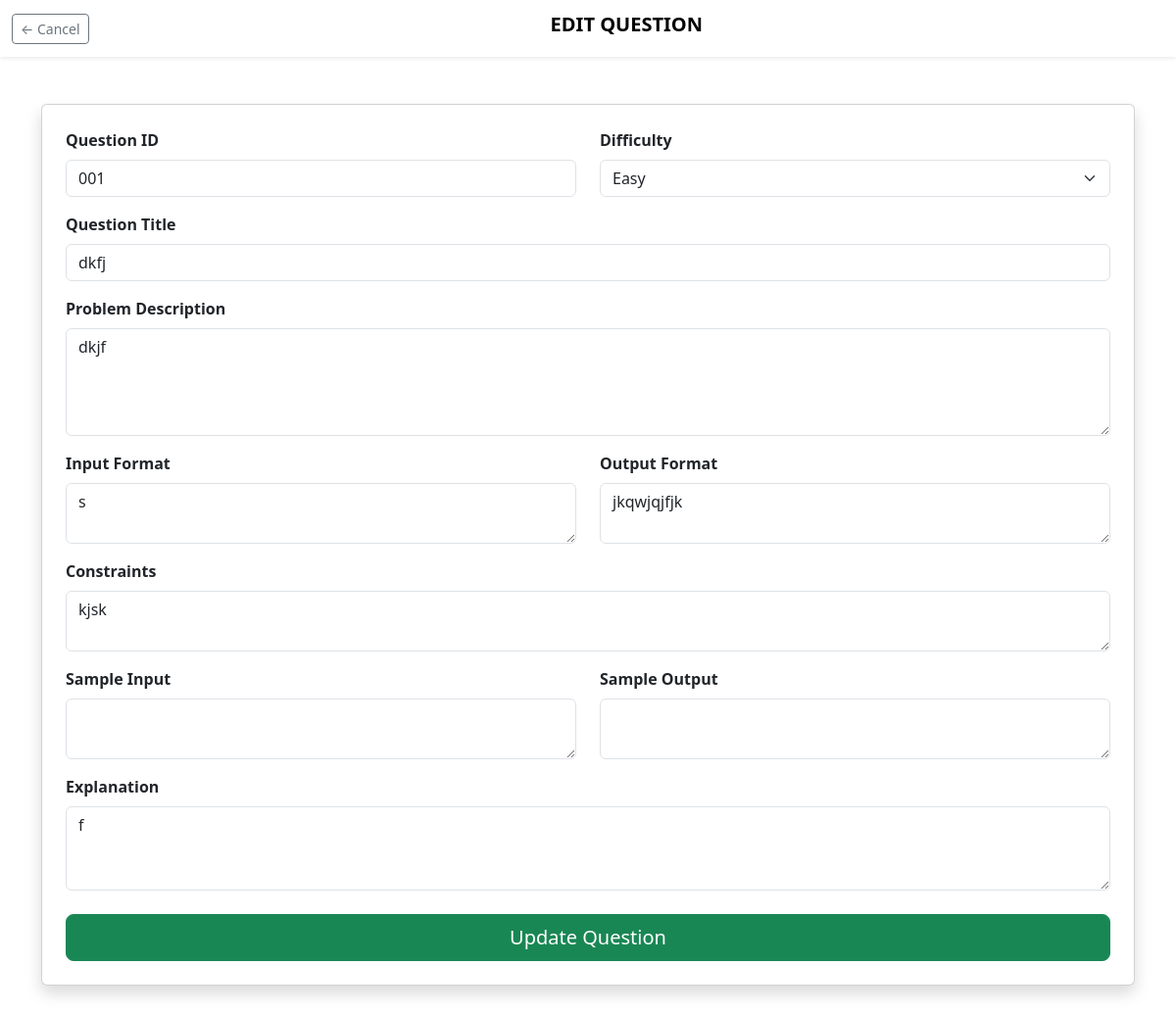
The page /admin/update/1 (signed in) on the database as committed earlier.
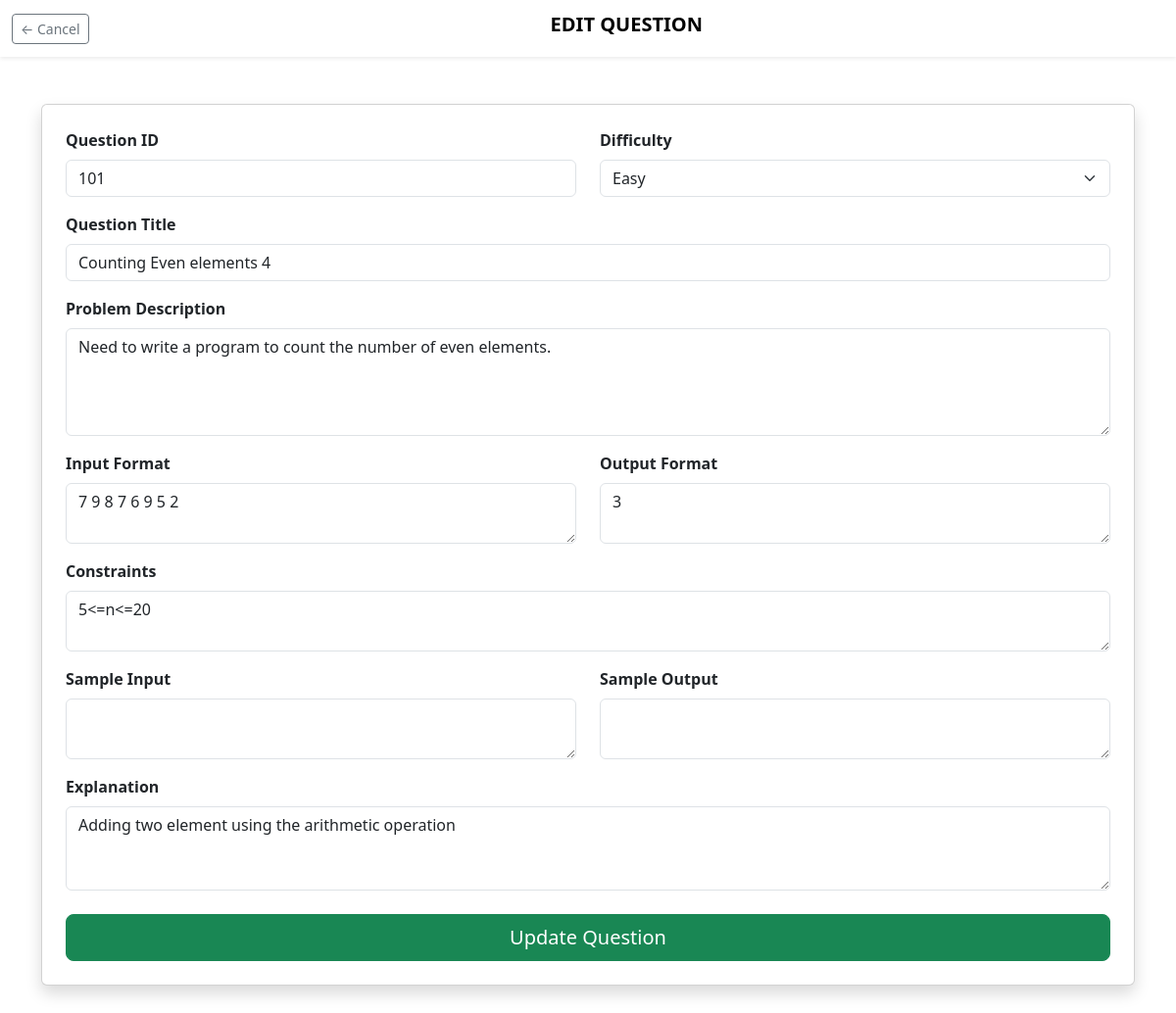
The same page on the database as committed later.
### app.py (models this page shows)
class Question(db.Model):
    id = db.Column(db.Integer, primary_key=True)
    question_id = db.Column(db.String(10), unique=True)
    title = db.Column(db.String(100))
    description = db.Column(db.Text)
    input_format = db.Column(db.Text)
    constraints = db.Column(db.Text)
    output_format = db.Column(db.Text)
    explanation = db.Column(db.Text)
    difficulty = db.Column(db.String(50))
    test_cases = db.relationship('TestCase', backref='question', cascade="all, delete-orphan")

### app.py (the view, shortened to what this page needs)
@app.route('/admin/update/<int:id>', methods=['GET', 'POST'])
@login_required
def update_question(id):
    questions = Question.query.get_or_404(id)
    return render_template('edit_questions.html', questions=questions)

### app.py (called while the page is built)
@login_manager.user_loader
def load_user(user_id):
    return User.query.get(int(user_id))

### templates/edit_questions.html (shortened to what this page needs)
<!DOCTYPE html>
<html lang="en">
<head>
    <link href="https://cdn.jsdelivr.net/npm/bootstrap@5.3.2/dist/css/bootstrap.min.css" rel="stylesheet">
</head>
<body>
    <nav class="navbar custom-navbar shadow-sm">
        <div class="container-fluid">
            <a href="{{ url_for('admin_panel') }}" class="btn btn-outline-secondary btn-sm">← Cancel</a>
            <h2 class="navbar-brand mx-auto fw-bold">EDIT QUESTION</h2>
        </div>
    </nav>
    <div class="container mt-5 mb-5">
        <div class="card shadow">
            <div class="card-body p-4">
                <form action="{{ url_for('update_question', id=questions.id) }}" method="POST">
                    <div class="row">
                        <div class="col-md-6 mb-3">
                            <label class="form-label fw-bold">Question ID</label>
                            <input type="text" class="form-control" name="question_id"
                                   value="{{ questions.question_id }}" required>
                        </div>
                        <div class="col-md-6 mb-3">
                            <label class="form-label fw-bold">Difficulty</label>
                            <select class="form-select" name="difficulty" required>
                                <option value="Easy" {% if questions.difficulty == 'Easy' %}selected{% endif %}>Easy</option>
                            </select>
                        </div>
                    </div>
                    <div class="mb-3">
                        <label class="form-label fw-bold">Question Title</label>
                        <input name="title" type="text" class="form-control"
                               value="{{ questions.title }}" required>
                    </div>
                    <div class="mb-3">
                        <label class="form-label fw-bold">Problem Description</label>
                        <textarea class="form-control" name="description" rows="4" required>{{ questions.description }}</textarea>
                    </div>
                    <div class="row">
                        <div class="col-md-6 mb-3">
                            <label class="form-label fw-bold">Input Format</label>
                            <textarea class="form-control" name="input_format" rows="2" required>{{ questions.input_format }}</textarea>
                        </div>
                        <div class="col-md-6 mb-3">
                            <label class="form-label fw-bold">Output Format</label>
                            <textarea class="form-control" name="output_format" rows="2" required>{{ questions.output_format }}</textarea>
                        </div>
                    </div>
                    <div class="mb-3">
                        <label class="form-label fw-bold">Constraints</label>
                        <textarea class="form-control" name="constraints" rows="2" required>{{ questions.constraints }}</textarea>
                    </div>
                    <div class="row">
                        <div class="col-md-6 mb-3">
                            <label class="form-label fw-bold">Sample Input</label>
                            <textarea class="form-control" name="sample_input" rows="2" required>{{ questions.sample_input }}</textarea>
                        </div>
                        <div class="col-md-6 mb-3">
                            <label class="form-label fw-bold">Sample Output</label>
                            <textarea class="form-control" name="sample_output" rows="2" required>{{ questions.sample_output }}</textarea>
                        </div>
                    </div>
                    <div class="mb-4">
                        <label class="form-label fw-bold">Explanation</label>
                        <textarea class="form-control" name="explanation" rows="3">{{ questions.explanation }}</textarea>
                    </div>
                    <div class="d-grid gap-2">
                        <button type="submit" class="btn btn-success btn-lg">Update Question</button>
                    </div>
                </form>
            </div>
        </div>
    </div>
</body>
</html>

Rows that differ between the two databases and show on the page:
changed Question "Easy": question_id "001" → "101"; title "dkfj" → "Counting Even elements 4"; description "dkjf" → "Need to write a program to count the number of even elements."; input_format "s" → "7 9 8 7 6 9 5 2"; output_format "jkqwjqjfjk" → "3"; constraints "kjsk" → "5<=n<=20"; explanation "f" → "Adding two element using the arithmetic operation"
